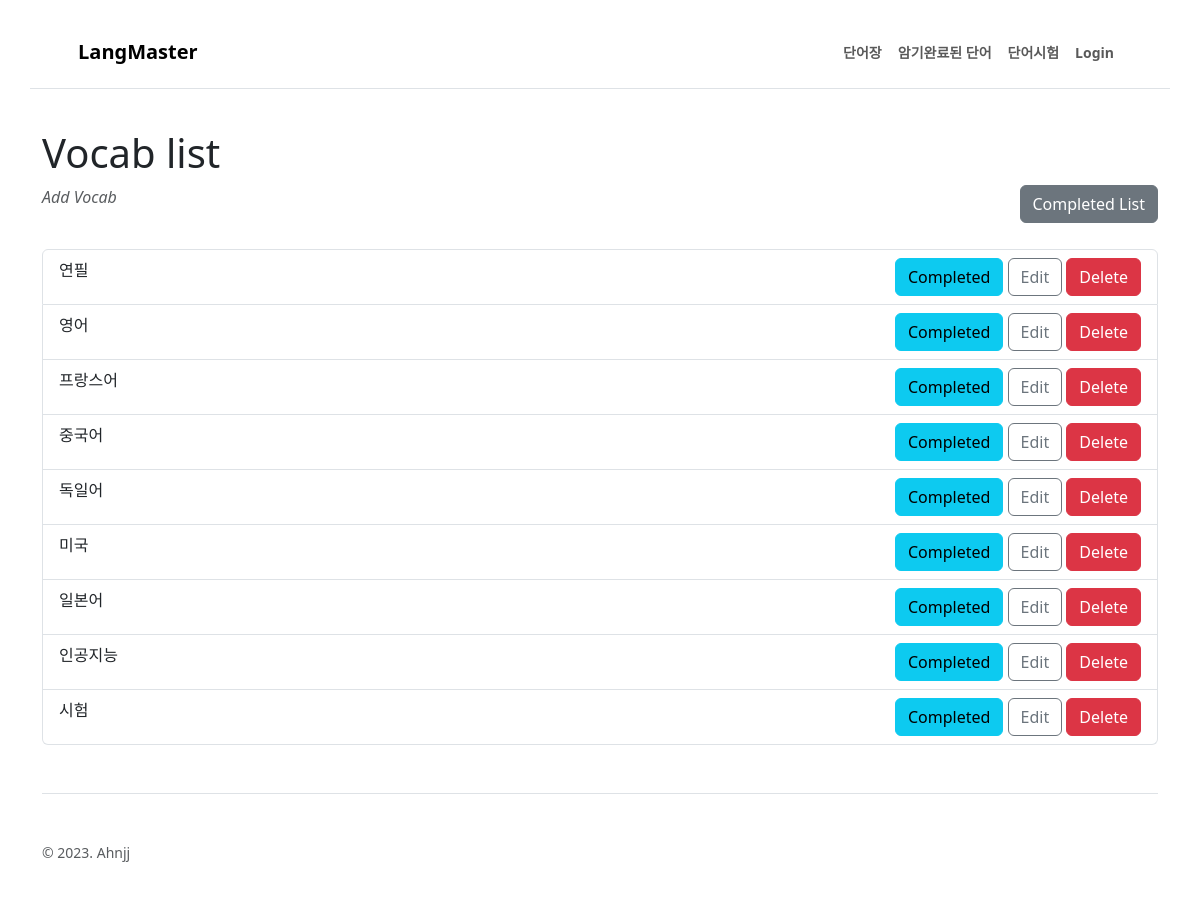
The app's page /langapp/list/, older data.
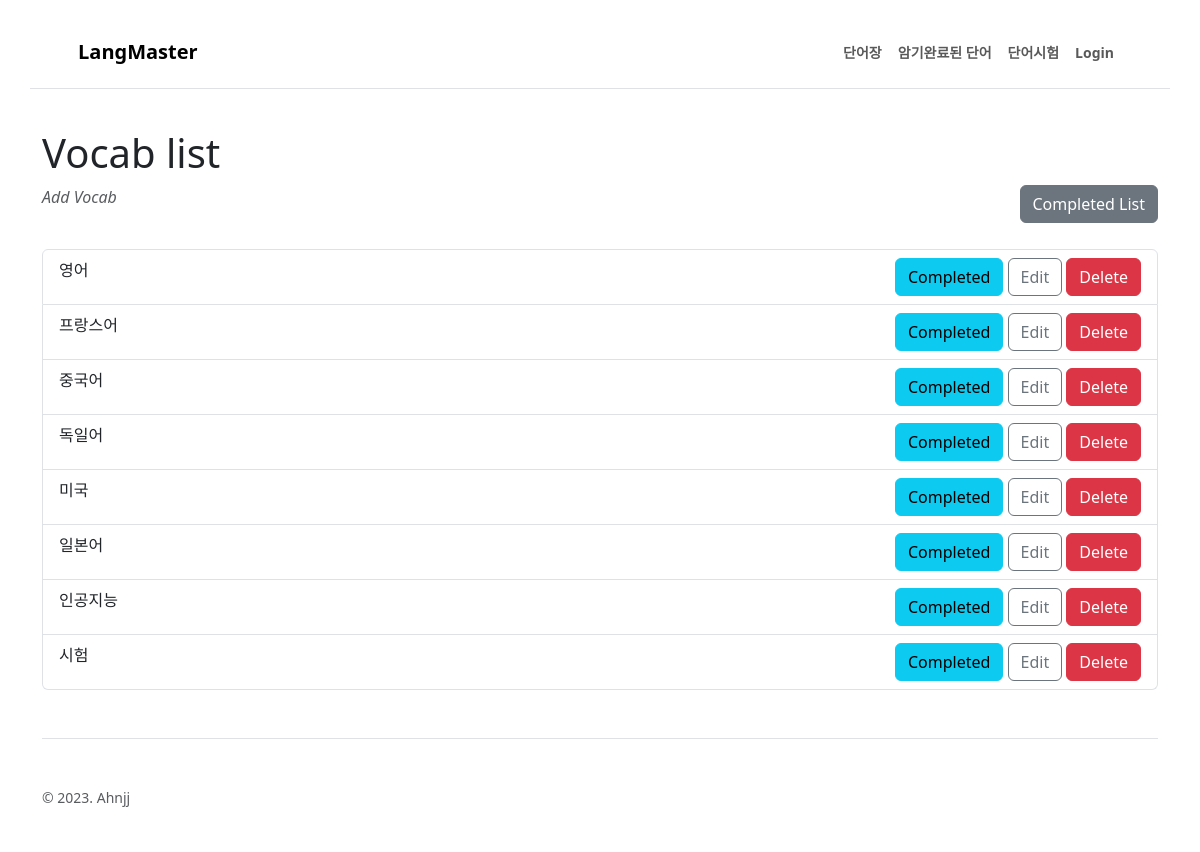
The same page, newer data.
### langapp/models.py (models this page shows, shortened)
class Vocab(models.Model):
    class Language(models.TextChoices):
        ENGLISH = "en-US", "English"
        JAPANESE = "ja-JP" , "Japanese"
        CHINESE = "zh-CN", "Chinese"
        SPANISH = "es-ES" , "Spanish"
        FRENCH = "fr-FR", "French"
        GERMAN = "de-DE", "German"
        RUSSIAN = "ru-RU", "Russian"
    word_ko = models.CharField(max_length=100, verbose_name = "Meaning")  # 한국어 단어
    word_fo = models.CharField(max_length=100, blank=True, verbose_name="Vocab")  # 외국어 단어(번역한것)
    language = models.CharField(max_length=10, choices=Language.choices, default=Language.ENGLISH, verbose_name="Language")
    sentence = models.TextField(blank=True, verbose_name="Sentence") # 예문
    created = models.DateTimeField(auto_now_add=True)
    complete = models.BooleanField(default=False)
    important = models.BooleanField(default=False)
    failed = models.BooleanField(default=False) # 단어시험 통과 못한것

### langapp/views.py (the view)
# urls.py: path('list/', views.vocab_list, name = 'vocab_list'),  # 단어 전체 목록
def vocab_list(request):
    vocabs = Vocab.objects.filter(complete=False)
    permission_classes = [CustomReadOnly]     # 권한 추가 부분
    return render(request, 'langapp/vocab_list.html',{'vocabs' : vocabs})

### langapp/templates/langapp/vocab_list.html (shortened to what this page needs)
{% extends "langapp/base.html" %}
    {% block content %}
    <h1>Vocab list</h1>
    <p>
        <a href="{% url 'vocab_post' %}" class ="text-muted text-decoration-none"><i class="bi bi-plus">Add Vocab</i></a>
        <a href="{% url 'complete_list' %}" class="btn btn-secondary" style="float: right">Completed List</a>
    </p>
    <br>
    <ul class="list-group">
        {% for vocab in vocabs %}
        <li class="list-group-item">
            <a href="{% url 'vocab_detail' pk=vocab.pk %}" class="text-dark text-decoration-none" >{{ vocab.word_ko }} </a>
            <div style="float: right">
                <a href="{% url 'completed' pk=vocab.pk %}" class="btn btn-info">Completed</a>
                <a href="{% url 'vocab_edit' pk=vocab.pk %}" class="btn btn-outline-secondary">Edit</a>
                <a href="{% url 'vocab_destroy' pk=vocab.pk %}" class="btn btn-danger">Delete</a>
            </div>
        </li>
        {% endfor %}
    </ul>
    {% endblock %}

### langapp/templates/langapp/base.html (shortened to what this page needs)
{% load django_bootstrap5 %}
<!DOCTYPE html>
<html lang="ko">
<head>
    <link href="css/style.css" rel="stylesheet" />
</head>
    {% bootstrap_css %}
<body>
<body class="d-flex flex-column h-100">
    <main class="flex-shrink-0">
        <nav class="navbar navbar-expand-lg navbar-light bg-white py-3">
            <div class="container px-5 py-3 mb-4 border-bottom">
                <a class="navbar-brand" href="{% url 'index' %}"><span class="fw-bolder text-Secondary">LangMaster</span></a>
                <div class="collapse navbar-collapse" id="navbarSupportedContent">
                    <ul class="navbar-nav ms-auto mb-2 mb-lg-0 small fw-bolder">
                        <li class="nav-item"><a class="nav-link" href="{% url 'vocab_list' %}">단어장</a></li>
                        <li class="nav-item"><a class="nav-link" href="{% url 'complete_list' %}">암기완료된 단어</a></li>
                        <li class="nav-item"><a class="nav-link" href="">단어시험</a></li>
                        <li class="nav-item"><a class="nav-link" href="">Login</a></li>
                    </ul>
                </div>
            </div>
        </nav>
    <div class="container">
        {% block content %}{% endblock %}
        <footer class="pt-4 my-md-5 pt-md-5 border-top">
            <div class="row">
                <div class="col-12 col-md">
                    <small class="d-block mb-3 text-muted">&copy; 2023. Ahnjj</small>
                </div>
            </div>
        </footer>
    </div>
</body>
</html>

Row changes from the older to the newer data that the page shows:
no longer on this page (row edited): Vocab: word_ko "연필"
